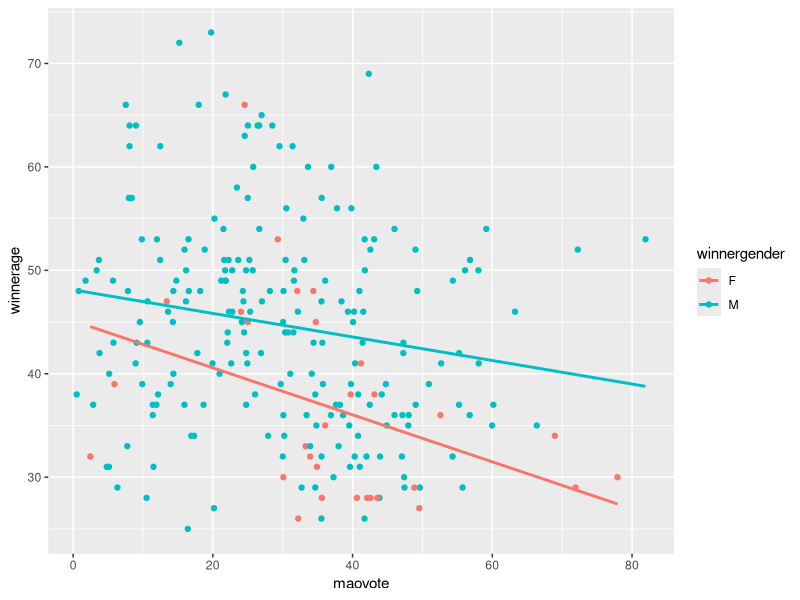
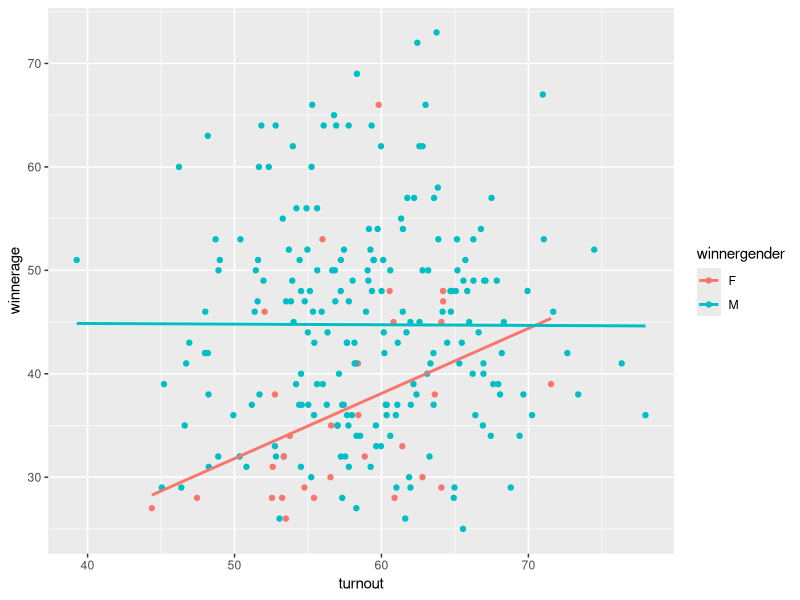
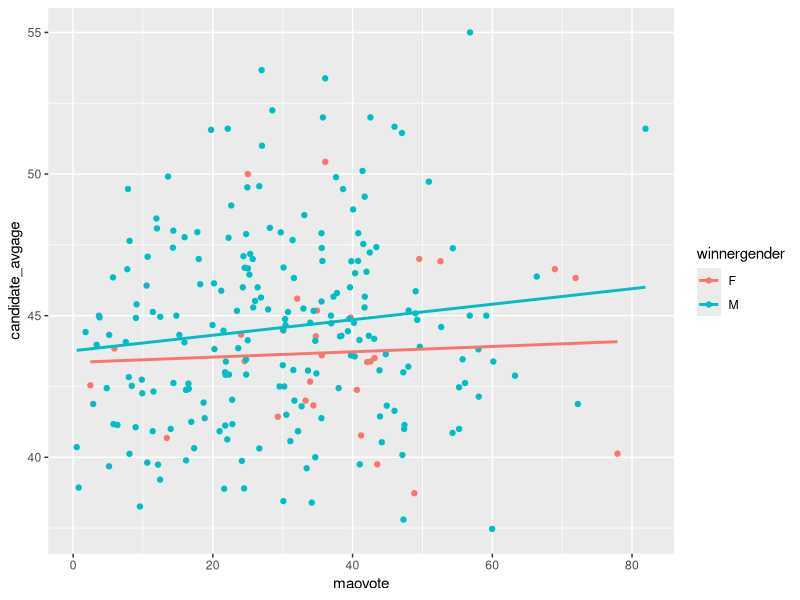
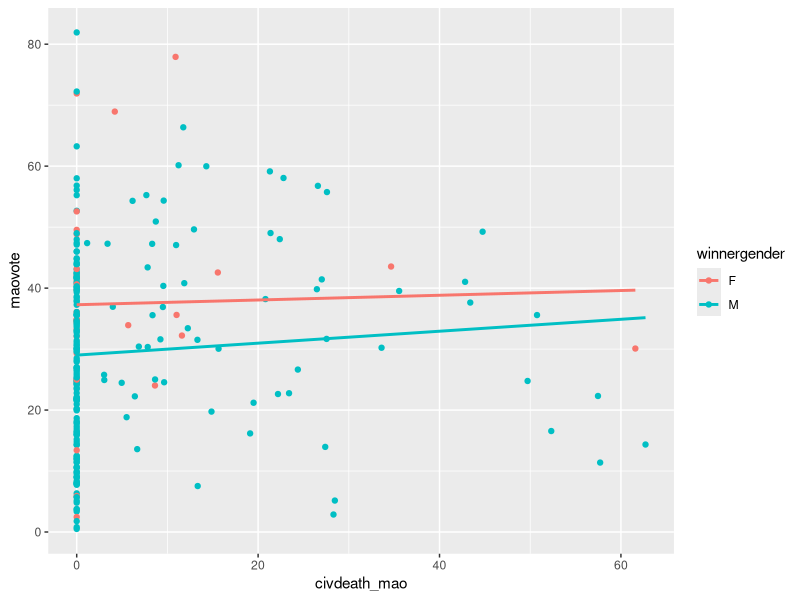
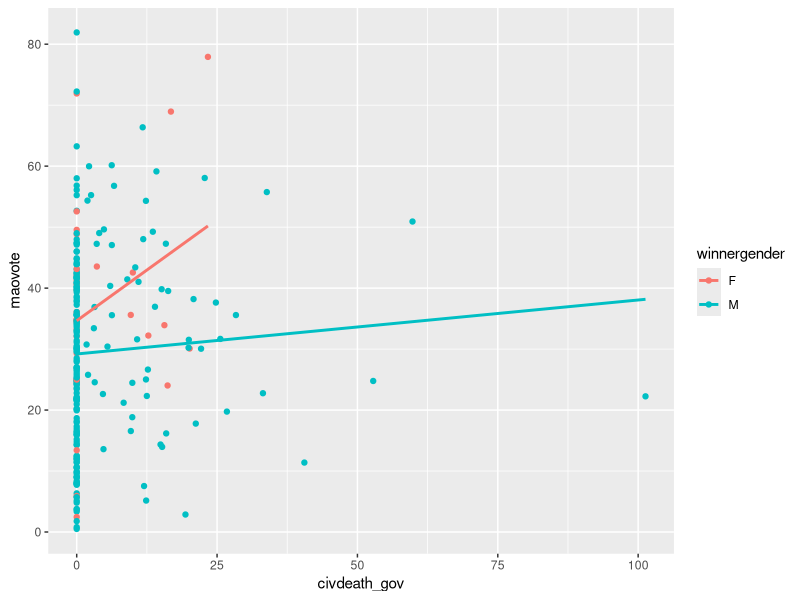
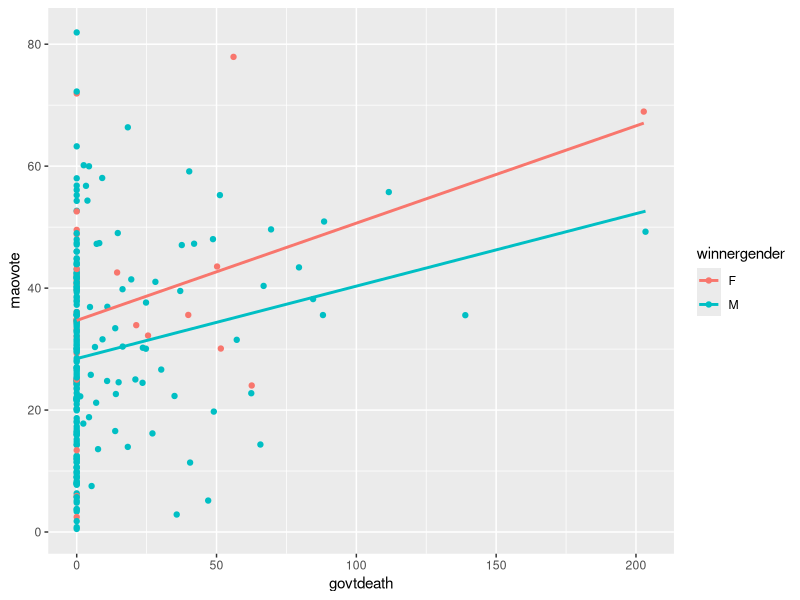
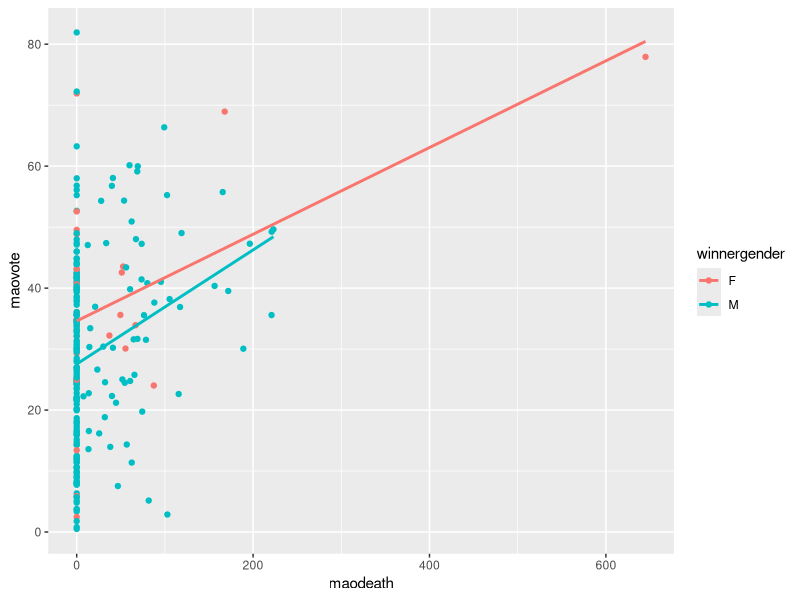
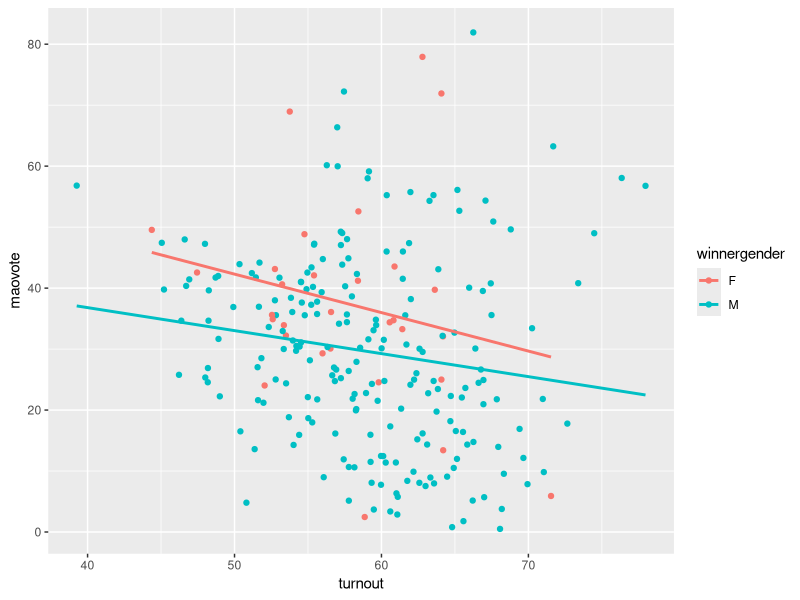

These figures' R source, in order:
## ---- chunk 1
knitr::opts_chunk$set(
  collapse = TRUE,
  comment = "#>",
  warning = FALSE,
  message = FALSE
)
## ---- chunk 2
library(tidyverse)
library(kableExtra)

df = read.csv("completedata.csv")
kable(head(df))
## ---- chunk 3
mean(df$winnerage)
mean(df$candidate_avgage)
mean(df$civdeath_gov)
mean(df$civdeath_mao)
mean(df$govtdeath)
mean(df$maodeath)
mean(df$statebased)
mean(df$onesided)




## ---- chunk 4
ggplot(df, aes(maovote, winnerage, colour = winnergender)) + 
  geom_point() + 
  geom_smooth(method=lm, se=FALSE)
## ---- chunk 5
ggplot(df, aes(turnout, winnerage, colour = winnergender)) + 
  geom_point() + 
  geom_smooth(method=lm, se=FALSE)
## ---- chunk 6
ggplot(df, aes(maovote, candidate_avgage, colour = winnergender)) + 
  geom_point() + 
  geom_smooth(method=lm, se=FALSE)
## ---- chunk 7
ggplot(df, aes(civdeath_mao, maovote, colour = winnergender)) + 
  geom_point() + 
  geom_smooth(method=lm, se=FALSE)
## ---- chunk 8
ggplot(df, aes(civdeath_gov, maovote, colour = winnergender)) + 
  geom_point() + 
  geom_smooth(method=lm, se=FALSE)
## ---- chunk 9
ggplot(df, aes(govtdeath, maovote, colour = winnergender)) + 
  geom_point() + 
  geom_smooth(method=lm, se=FALSE)
## ---- chunk 10
ggplot(df, aes(maodeath, maovote, colour = winnergender)) + 
  geom_point() + 
  geom_smooth(method=lm, se=FALSE)
## ---- chunk 11
ggplot(df, aes(turnout, maovote, colour = winnergender)) + 
  geom_point() + 
  geom_smooth(method=lm, se=FALSE)
